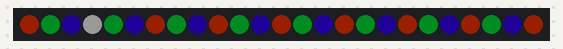
A program run on a simulated Raspberry Pi (BCM pin numbers). On the bench: 25 RGB LEDs in strip order, left to right. Dim RGB values are drawn brighter than linear.

Above: at 0.53 s.
At 1.95 s:
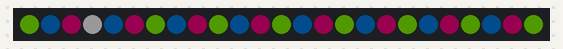
At 2.66 s:
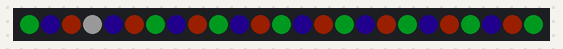
At 3.37 s:
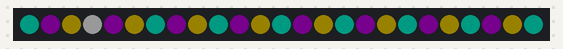
At 4.79 s:
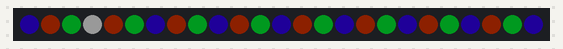
At 6.21 s:
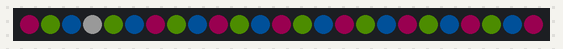

Measured:
- by itself, everything shown: repeats every 6.4 s, in 18 steps

The program:

my-tree.py
```python
#!/usr/bin/env python
# -*- coding: utf-8 -*-
#
# my-tree.py
# ----------------
# (c) 2021 Mal Minhas, <mal@malm.co.uk>
#
# my-tree.py
# ----------------
# Simple disco lights pattern for RGB Xmas tree for the Raspberry Pi 4 available from Pi Hut.
# See here for details:
# https://thepihut.com/products/3d-rgb-xmas-tree-for-raspberry-pi
#
# Installation:
# -------------
# See accompanying readme for full details on how to setup both the
# RGB Xmas tree as well as AWS Transcribe and Polly functionality on
# a Raspberry Pi 4.
#
# Implementation:
# --------------
# Uses PiHut's rgbxmastree tree module here: https://github.com/ThePiHut/rgbxmastree
# Download the tree module to your local directory as follows: wget https://bit.ly/2Lr9CT3 -O tree.py
# This script builds on PiHut's huecycle.py script cycling three groups of tree lights through 10 degrees
# of hue and leaving the top light flashing white.
#
# History:
# -------
# 21.11.21    v0.1    First cut
# 29.11.21    v0.2    Updated this template
#

from tree import RGBXmasTree
from colorzero import Color, Hue # type: ignore
from time import sleep
from random import random # type: ignore

# LED number for star at the top of the tree
STAR = 3
LED_SET = [list(range(25)[::3]), list(range(25)[1::3]), list(range(25)[2::3])]

# Create an instance of an RGBXmasTree
tree = RGBXmasTree(brightness=0.1)
colors = [Color('red'),Color('green'),Color('blue')]
# Initialise the LEDs to starting colours
for i, leds in enumerate(LED_SET):
    for led in leds:
        tree[led].color = colors[i]
# Colour top LED white (will flash due to loop)
tree[STAR].color = Color('white')
# Main loop - hue phase in a slow cycle
try:
    while True:
        for leds in LED_SET:
            for led in leds:
                tree[led].color += Hue(deg=10)
        tree[STAR].color = Color('black')
        #sleep(0.01)
        tree[STAR].color = Color('white')
except KeyboardInterrupt:
    tree.close()
```

tree.py
```python
# Adapted from Ben Nuttall's code here: https://github.com/ThePiHut/rgbxmastree/

from gpiozero.pins.rpigpio import RPiGPIOFactory

from gpiozero import Device, LED
from gpiozero import SPIDevice, SourceMixin
from colorzero import Color, Hue
from statistics import mean
from time import sleep

Device.pin_factory = RPiGPIOFactory()

class Pixel:
    def __init__(self, parent, index):
        self.parent = parent
        self.index = index

    @property
    def value(self):
        return self.parent.value[self.index]

    @value.setter
    def value(self, value):
        new_parent_value = list(self.parent.value)
        new_parent_value[self.index] = value
        self.parent.value = tuple(new_parent_value)

    @property
    def color(self):
        return Color(*self.value)

    @color.setter
    def color(self, c):
        r, g, b = c
        self.value = (r, g, b)

    def on(self):
        self.value = (1, 1, 1)

class Pixel:
    def __init__(self, parent, index):
        self.parent = parent
        self.index = index

    @property
    def value(self):
        return self.parent.value[self.index]

    @value.setter
    def value(self, value):
        new_parent_value = list(self.parent.value)
        new_parent_value[self.index] = value
        self.parent.value = tuple(new_parent_value)

    @property
    def color(self):
        return Color(*self.value)

    @color.setter
    def color(self, c):
        r, g, b = c
        self.value = (r, g, b)

    def on(self):
        self.value = (1, 1, 1)

from gpiozero import SPIDevice, SourceMixin
from colorzero import Color, Hue
from statistics import mean
from time import sleep


class Pixel:
    def __init__(self, parent, index):
        self.parent = parent
        self.index = index

    @property
    def value(self):
        return self.parent.value[self.index]

    @value.setter
    def value(self, value):
        new_parent_value = list(self.parent.value)
        new_parent_value[self.index] = value
        self.parent.value = tuple(new_parent_value)

    @property
    def color(self):
        return Color(*self.value)

    @color.setter
    def color(self, c):
        r, g, b = c
        self.value = (r, g, b)

    def on(self):
        self.value = (1, 1, 1)

    def off(self):
        self.value = (0, 0, 0)


class RGBXmasTree(SourceMixin, SPIDevice):
    def __init__(self, pixels=25, brightness=0.5, mosi_pin=12, clock_pin=25, *args, **kwargs):
        super(RGBXmasTree, self).__init__(mosi_pin=mosi_pin, clock_pin=clock_pin, *args, **kwargs)
        self._all = [Pixel(parent=self, index=i) for i in range(pixels)]
        self._value = [(0, 0, 0)] * pixels
        self.brightness = brightness
        self.off()

    def __len__(self):
        return len(self._all)

    def __getitem__(self, index):
        return self._all[index]

    def __iter__(self):
        return iter(self._all)

    @property
    def color(self):
        average_r = mean(pixel.color[0] for pixel in self)
        average_g = mean(pixel.color[1] for pixel in self)
        average_b = mean(pixel.color[2] for pixel in self)
        return Color(average_r, average_g, average_b)

    @color.setter
    def color(self, c):
        r, g, b = c
        self.value = ((r, g, b),) * len(self)

    @property
    def brightness(self):
        return self._brightness

    @brightness.setter
    def brightness(self, brightness):
        max_brightness = 31
        self._brightness_bits = int(brightness * max_brightness)
        self._brightness = brightness
        self.value = self.value

    @property
    def value(self):
        return self._value

    @value.setter
    def value(self, value):
        start_of_frame = [0]*4
        end_of_frame = [0]*5
                     # SSSBBBBB (start, brightness)
        brightness = 0b11100000 | self._brightness_bits
        pixels = [[int(255*v) for v in p] for p in value]
        pixels = [[brightness, b, g, r] for r, g, b in pixels]
        pixels = [i for p in pixels for i in p]
        data = start_of_frame + pixels + end_of_frame
        self._spi.transfer(data)
        self._value = value

    def on(self):
        self.value = ((1, 1, 1),) * len(self)

    def off(self):
        self.value = ((0, 0, 0),) * len(self)

    def close(self):
        super(RGBXmasTree, self).close()


if __name__ == '__main__':
    tree = RGBXmasTree()
    tree.on()
```
